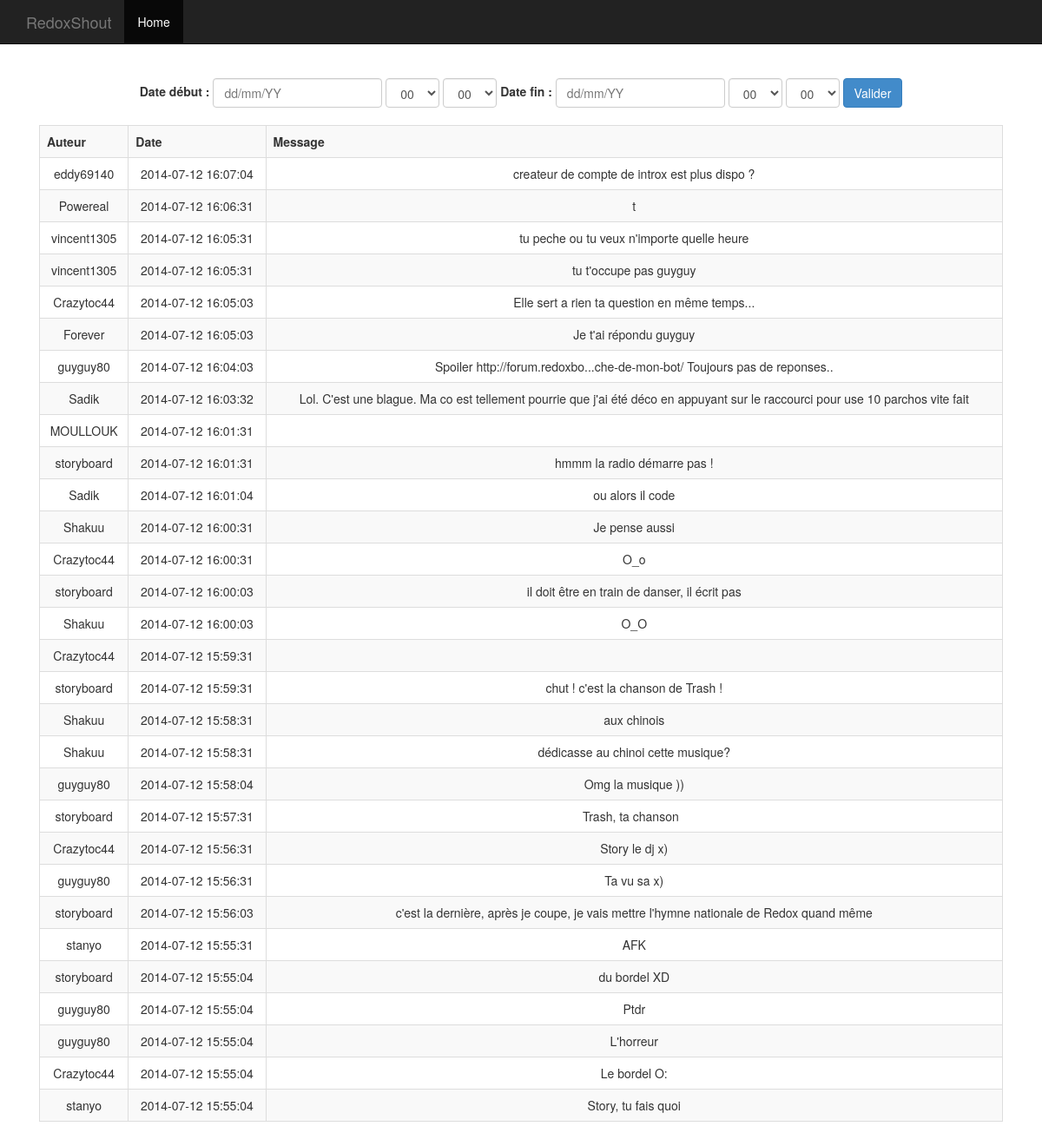
The page / on the database its author committed.
### tables this page shows
CREATE TABLE IF NOT EXISTS `shoutbox` (
  `id` int(11) NOT NULL AUTO_INCREMENT,
  `author` text NOT NULL,
  `date` datetime NOT NULL,
  `message` text NOT NULL,
  `author_sha1` text NOT NULL,
  `message_sha1` text NOT NULL,
  PRIMARY KEY (`id`)
);

### class/database.class.php (called while the page is built, shortened)
<?php
require_once('/home/redox/redoxshout/class/redoxshout.class.php');
class Database {
	private $pdo = null;
	public function __construct() {
		$this->pdo = new PDO("mysql:host=".DB_HOST.";dbname=".DB_NAME, DB_LOGIN, DB_PASS);
		$this->pdo->exec('SET CHARACTER SET utf8');
		$this->pdo->setAttribute(PDO::ATTR_ERRMODE, PDO::ERRMODE_EXCEPTION);
	}
	public function getMessages($offset = 0, $dateFormatedStart = 0, $dateFormatedEnd = 0) {
		if(empty($offset))
			$offset = "";
		else
			$offset = " LIMIT 0,$offset";
		if($dateFormatedStart == 0 && $dateFormatedEnd == 0) {
			$req = $this->pdo->query('SELECT * FROM shoutbox ORDER BY date DESC'. $offset);
		} else {
			$req = $this->pdo->prepare('SELECT * FROM shoutbox WHERE date BETWEEN :date_start AND :date_end ORDER BY date DESC'. $offset);
			$req->bindValue(':date_start', $dateFormatedStart, PDO::PARAM_STR);
			$req->bindValue(':date_end', $dateFormatedEnd, PDO::PARAM_STR);
			$req->execute();
		}
		return $req->fetchAll(PDO::FETCH_ASSOC);
	}
}

### class/redoxshout.class.php (called while the page is built, shortened)
<?php
require_once('/home/redox/redoxshout/class/database.class.php');
class RedoxShout {
	private $database;
	public function __construct($login, $pass)	{
		$this->database = new Database();
	}
	public function getMessages($offset = 0, $dateFormatedStart = 0, $dateFormatedEnd = 0) {
		return $this->database->getMessages($offset, $dateFormatedStart, $dateFormatedEnd);
	}
}

### index.php (the view, shortened to what this page needs)
<?php
require_once('/home/redox/redoxshout/class/redoxshout.class.php');
try {
	$redox = new RedoxShout(FORUM_USERNAME, FORUM_PASSWORD);
} catch(Exception $e) {
	exit($e->getMessage());
}
$pattern_integer = "#[0-9]{1,}#";
$pattern_date = "#([0-9]{1,2})\/([0-9]{1,2})\/([0-9]{4})#";
if(!empty($_POST)) {
	if(
		!empty($_POST['date_start']) &&
		!empty($_POST['hour_start']) &&
		!empty($_POST['minute_start']) &&
		!empty($_POST['date_end']) &&
		!empty($_POST['hour_end']) &&
		!empty($_POST['minute_end'])
	) {
		if(
			preg_match($pattern_integer, $_POST['hour_start'], $hour_start) &&
			preg_match($pattern_date, $_POST['date_start'], $date_start) &&
			preg_match($pattern_integer, $_POST['minute_start'], $minute_start) &&
			preg_match($pattern_integer, $_POST['hour_end'], $hour_end) &&
			preg_match($pattern_integer, $_POST['minute_end'], $minute_end) &&
			preg_match($pattern_date, $_POST['date_end'], $date_end)
		) {
			$day_start = $date_start[1];
			$month_start = $date_start[2];
			$year_start = $date_start[3];
			$dateFormatedStart = $year_start."-".$month_start."-".$day_start." ".$_POST['hour_start'].":".$_POST['minute_start'].":00";
			$day_end = $date_end[1];
			$month_end = $date_end[2];
			$year_end = $date_end[3];
			$dateFormatedEnd = $year_end."-".$month_end."-".$day_end." ".$_POST['hour_end'].":".$_POST['minute_end'].":00";
			$messages = $redox->getMessages(0, $dateFormatedStart, $dateFormatedEnd);
		} else {
			$alert = "Le format de la date est incorrect !";
			$messages = $redox->getMessages(30);
		}
	} else {
		$alert = "Veuillez renseigner tous les champs !";
		$messages = $redox->getMessages(30);
	}
} else {
	$messages = $redox->getMessages(30);
}
$date_start = isset($_POST['date_start']) ? $_POST['date_start'] : "";
$hour_start = isset($_POST['hour_start']) ? $_POST['hour_start'] : 0;
$minute_start = isset($_POST['minute_start']) ? $_POST['minute_start'] : 0;
$date_end = isset($_POST['date_end']) ? $_POST['date_end'] : "";
$hour_end = isset($_POST['hour_end']) ? $_POST['hour_end'] : 0;
$minute_end = isset($_POST['minute_end']) ? $_POST['minute_end'] : 0;
?>
<!DOCTYPE html>
<html lang="fr">
<head>
	<link href="static/css/bootstrap.min.css" rel="stylesheet">
</head>
<body>
	<div class="navbar navbar-inverse navbar-fixed-top" role="navigation">
		<div class="container">
			<div class="navbar-header">
				<a class="navbar-brand" href="./">RedoxShout</a>
			</div>
			<div class="collapse navbar-collapse">
				<ul class="nav navbar-nav">
					<li class="active"><a href="#">Home</a></li>
				</ul>
			</div>
		</div>
	</div>
	<div class="container">
		<div class="starter-template">
			<form method="post" role="form" class="form-inline">
				<div class="form-group">
					<strong>Date début :</strong>
					<input type="text" class="form-control" name="date_start" placeholder="dd/mm/YY" value="<?php echo $date_start; ?>" />
					<select name="hour_start" class="form-control">
						<?php for($i = 0; $i <= 23; $i++): ?>
						<option<?php if($hour_start == $i) { echo " selected"; } ?>>
							<?php if($i < 10) { echo "0"; } echo $i; ?>
						</option>
						<?php endfor; ?>
					</select>
					<select name="minute_start" class="form-control">
						<?php for($i = 0; $i <= 59; $i++): ?>
						<option <?php if($minute_start == $i) { echo " selected"; } ?>><?php if($i < 10) { echo "0"; } echo $i; ?></option>
						<?php endfor; ?>
					</select>
				</div>
				<div class="form-group">
					<strong>Date fin :</strong>
					<input type="text" class="form-control" name="date_end" placeholder="dd/mm/YY" value="<?php echo $date_end; ?>" />
					<select name="hour_end" class="form-control">
						<?php for($i = 0; $i <= 23; $i++): ?>
						<option<?php if($hour_end == $i) { echo " selected"; } ?>>
							<?php if($i < 10) { echo "0"; } echo $i; ?>
						</option>
						<?php endfor; ?>
					</select>
					<select name="minute_end" class="form-control">
						<?php for($i = 0; $i <= 59; $i++): ?>
						<option <?php if($minute_end == $i) { echo " selected"; } ?>><?php if($i < 10) { echo "0"; } echo $i; ?></option>
						<?php endfor; ?>
					</select>
				</div>
				<input type="submit" value="Valider" class="btn btn-primary" />
			</form>
			<br />
			<?php if(isset($messages)): ?>
			<table class="table table-striped table-bordered table-hover">
				<tr>
					<th>Auteur</th>
					<th>Date</th>
					<th>Message</th>
				</tr>
				<?php
				if(!empty($messages)):
				foreach($messages as $message):
				?>
				<tr>
					<?php if($message['author'] == "Trash") {?>
					<td style="color:red;font-weight:bold;">Trash</td>
					<?php } else { ?>
					<td><?php echo htmlspecialchars($message['author']); ?></td>
					<?php }?>
					<td><?php echo htmlspecialchars($message['date']); ?></td>
					<td><?php echo htmlspecialchars($message['message']); ?></td>
				</tr>
				<?php
				endforeach;
				endif;
				?>
			</table>
			<?php endif; ?>
		</div>
	</div>
</body>

### index.php (style rules this page uses)
body { padding-top: 50px; }
.starter-template { padding: 40px 15px; text-align: center; }

### rows shown on the page
shoutbox: author "eddy69140", date "2014-07-12 16:07:04", message "createur de compte de introx est plus dispo ?"
shoutbox: author "Powereal", date "2014-07-12 16:06:31", message "t"
shoutbox: author "vincent1305", date "2014-07-12 16:05:31", message "tu peche ou tu veux n'importe quelle heure"
shoutbox: author "vincent1305", date "2014-07-12 16:05:31", message "tu t'occupe pas guyguy"
shoutbox: author "Crazytoc44", date "2014-07-12 16:05:03", message "Elle sert a rien ta question en même temps..."
shoutbox: author "Forever", date "2014-07-12 16:05:03", message "Je t'ai répondu guyguy"
shoutbox: author "guyguy80", date "2014-07-12 16:04:03", message "Spoiler http://forum.redoxbo...che-de-mon-bot/ Toujours pas de reponses.."
shoutbox: author "Sadik", date "2014-07-12 16:03:32", message "Lol. C'est une blague. Ma co est tellement pourrie que j'ai été déco en appuyant sur le raccourci pour use 10 parchos vite fait"
shoutbox: author "MOULLOUK", date "2014-07-12 16:01:31"
shoutbox: author "storyboard", date "2014-07-12 16:01:31", message "hmmm la radio démarre pas !"
shoutbox: author "Sadik", date "2014-07-12 16:01:04", message "ou alors il code"
shoutbox: author "Shakuu", date "2014-07-12 16:00:31", message "Je pense aussi"
shoutbox: author "Crazytoc44", date "2014-07-12 16:00:31", message "O_o"
shoutbox: author "storyboard", date "2014-07-12 16:00:03", message "il doit être en train de danser, il écrit pas"
shoutbox: author "Shakuu", date "2014-07-12 16:00:03", message "O_O"
shoutbox: author "Crazytoc44", date "2014-07-12 15:59:31"
shoutbox: author "storyboard", date "2014-07-12 15:59:31", message "chut ! c'est la chanson de Trash !"
shoutbox: author "Shakuu", date "2014-07-12 15:58:31", message "aux chinois"
shoutbox: author "Shakuu", date "2014-07-12 15:58:31", message "dédicasse au chinoi cette musique?"
shoutbox: author "guyguy80", date "2014-07-12 15:58:04", message "Omg la musique ))"
shoutbox: author "storyboard", date "2014-07-12 15:57:31", message "Trash, ta chanson"
shoutbox: author "Crazytoc44", date "2014-07-12 15:56:31", message "Story le dj x)"
shoutbox: author "guyguy80", date "2014-07-12 15:56:31", message "Ta vu sa x)"
shoutbox: author "storyboard", date "2014-07-12 15:56:03", message "c'est la dernière, après je coupe, je vais mettre l'hymne nationale de Redox quand même"
shoutbox: author "stanyo", date "2014-07-12 15:55:31", message "AFK"
shoutbox: author "storyboard", date "2014-07-12 15:55:04", message "du bordel XD"
shoutbox: author "guyguy80", date "2014-07-12 15:55:04", message "Ptdr"
shoutbox: author "guyguy80", date "2014-07-12 15:55:04", message "L'horreur"
shoutbox: author "Crazytoc44", date "2014-07-12 15:55:04", message "Le bordel O:"
shoutbox: author "stanyo", date "2014-07-12 15:55:04", message "Story, tu fais quoi"
